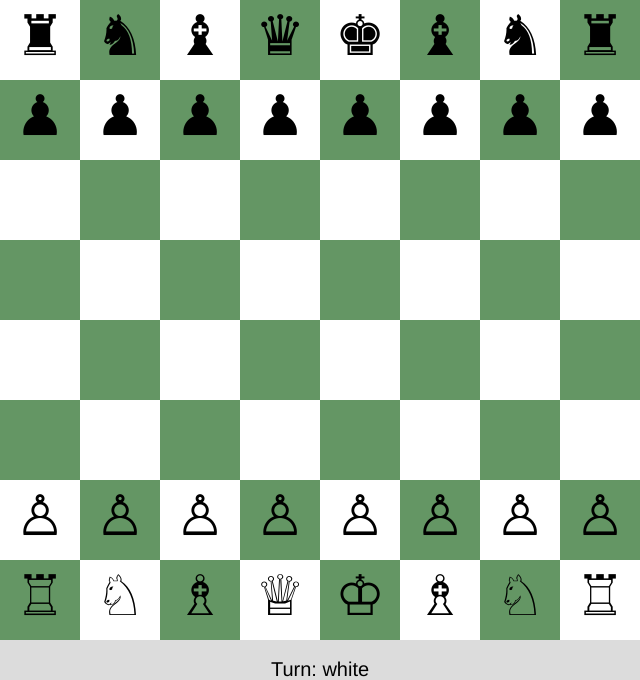
Frame 1 (no input)
Frame 60 (no input): identical to frame 1, image omitted
Frame 120 (the mouse pressed at the canvas centre since frame 60): identical to frame 1, image omitted

The p5.js sketch that drew this single still picture (run headless with seeded random() and noise() and a simulated clock; from frame 60 on, the mouse is pressed at the canvas centre):

// p5.js sketch
// ── sketch.js
let cols = 8;
let rows = 8;
let squareSize = 80;

let pieces = [];
let draggingPiece = null;
let animatingPiece = null;
let animStartX, animStartY, animEndX, animEndY, animProgress;
let animTargetCol, animTargetRow;

let offsetX, offsetY;

let currentTurn = 'white';
let gameOver = false;

function setup() {
  createCanvas(cols * squareSize, rows * squareSize + 40);
  textAlign(CENTER, CENTER);
  frameRate(60);
  noStroke();

  setupBoard();
}

function draw() {
  background(220);
  drawBoard();

  // Draw all pieces, except animating one (draw animating one on top later)
  for (let p of pieces) {
    if (p !== animatingPiece) p.show();
  }

  // Animate moving piece if any
  if (animatingPiece) {
    animProgress += 0.15; // speed of animation, adjust if needed
    if (animProgress >= 1) {
      animatingPiece.col = animTargetCol;
      animatingPiece.row = animTargetRow;
      animatingPiece.snapToGrid();
      animatingPiece = null;

      currentTurn = currentTurn === 'white' ? 'black' : 'white';

      // Check for checkmate or stalemate
      if (isInCheck(currentTurn) && noLegalMoves(currentTurn)) {
        gameOver = true;
        console.log("Checkmate!");
      } else if (!isInCheck(currentTurn) && noLegalMoves(currentTurn)) {
        gameOver = true;
        console.log("Stalemate!");
      }
    } else {
      // Interpolate position
      animatingPiece.x = lerp(animStartX, animEndX, animProgress);
      animatingPiece.y = lerp(animStartY, animEndY, animProgress);
      animatingPiece.show();
    }
    redraw();
    return;
  }

  // Draw dragging piece on top
  if (draggingPiece) draggingPiece.show();

  fill(0);
  textSize(20);
  if (gameOver) {
    text(`Checkmate! ${currentTurn === 'white' ? 'Black' : 'White'} wins!`, width / 2, height - 10);
  } else {
    text(`Turn: ${currentTurn}`, width / 2, height - 10);
    if (isInCheck(currentTurn)) {
      fill(255, 0, 0);
      text('Check!', width / 2, height - 40);
    }
  }
}

function drawBoard() {
  for (let y = 0; y < rows; y++) {
    for (let x = 0; x < cols; x++) {
      if ((x + y) % 2 === 0) fill(255);
      else fill(100, 150, 100);
      rect(x * squareSize, y * squareSize, squareSize, squareSize);
    }
  }
}

function setupBoard() {
  pieces = [];
  const whiteBack = ['♖', '♘', '♗', '♕', '♔', '♗', '♘', '♖'];
  const blackBack = ['♜', '♞', '♝', '♛', '♚', '♝', '♞', '♜'];

  for (let i = 0; i < 8; i++) {
    pieces.push(new ChessPiece(i, 0, blackBack[i], 'black'));
    pieces.push(new ChessPiece(i, 1, '♟', 'black'));
  }
  for (let i = 0; i < 8; i++) {
    pieces.push(new ChessPiece(i, 6, '♙', 'white'));
    pieces.push(new ChessPiece(i, 7, whiteBack[i], 'white'));
  }
}

function mousePressed() {
  if (gameOver || animatingPiece) return;

  for (let i = pieces.length - 1; i >= 0; i--) {
    let p = pieces[i];
    if (p.isMouseOver() && p.color === currentTurn) {
      draggingPiece = p;
      offsetX = mouseX - p.x;
      offsetY = mouseY - p.y;
      pieces.splice(i, 1);
      pieces.push(draggingPiece); // bring to top
      redraw();
      break;
    }
  }
}

function mouseDragged() {
  if (draggingPiece) {
    draggingPiece.x = mouseX - offsetX;
    draggingPiece.y = mouseY - offsetY;
    redraw();
  }
}

function mouseReleased() {
  if (!draggingPiece || animatingPiece) return;

  let targetCol = constrain(floor(mouseX / squareSize), 0, 7);
  let targetRow = constrain(floor(mouseY / squareSize), 0, 7);

  if (
    draggingPiece.isValidMove(targetCol, targetRow) &&
    !wouldBeInCheck(draggingPiece, targetCol, targetRow, currentTurn)
  ) {
    let captured = pieces.find(p => p.col === targetCol && p.row === targetRow);

    if (captured) {
      // Remove captured piece from board
      pieces = pieces.filter(p => p !== captured);

      // Only transform if the capturing piece is NOT a king
      if (draggingPiece.symbol !== '♔' && draggingPiece.symbol !== '♚') {
        // Transform dragging piece's symbol to captured piece type, keep color
        const whitePieces = ['♙', '♖', '♘', '♗', '♕', '♔'];
        const blackPieces = ['♟', '♜', '♞', '♝', '♛', '♚'];

        let baseSymbol = captured.symbol;

        // Map black symbols to white for standardization
        const blackToWhiteMap = {
          '♟': '♙', '♜': '♖', '♞': '♘', '♝': '♗', '♛': '♕', '♚': '♔'
        };

        if (blackToWhiteMap[baseSymbol]) {
          baseSymbol = blackToWhiteMap[baseSymbol];
        }

        if (currentTurn === 'white') {
          draggingPiece.symbol = baseSymbol;
        } else {
          // Map white symbols to black equivalents
          const whiteToBlackMap = {
            '♙': '♟', '♖': '♜', '♘': '♞', '♗': '♝', '♕': '♛', '♔': '♚'
          };
          draggingPiece.symbol = whiteToBlackMap[baseSymbol] || baseSymbol;
        }
      }
    }

    // Start animation of move
    animatingPiece = draggingPiece;
    animStartX = draggingPiece.x;
    animStartY = draggingPiece.y;
    animEndX = targetCol * squareSize + squareSize / 2;
    animEndY = targetRow * squareSize + squareSize / 2;
    animProgress = 0;

    animTargetCol = targetCol;
    animTargetRow = targetRow;

  } else {
    // Invalid move, snap back
    draggingPiece.snapToGrid();
  }

  draggingPiece = null;
  redraw();
}

function isInCheck(color) {
  let kingSymbol = color === 'white' ? '♔' : '♚';
  let king = pieces.find(p => p.symbol === kingSymbol && p.color === color);
  if (!king) return false;

  for (let p of pieces) {
    if (p.color !== color && p.isValidMove(king.col, king.row)) {
      return true;
    }
  }
  return false;
}

function noLegalMoves(color) {
  let playerPieces = pieces.filter(p => p.color === color);

  for (let piece of playerPieces) {
    for (let c = 0; c < cols; c++) {
      for (let r = 0; r < rows; r++) {
        if (
          piece.isValidMove(c, r) &&
          !wouldBeInCheck(piece, c, r, color)
        ) {
          return false;
        }
      }
    }
  }
  return true;
}

function wouldBeInCheck(piece, targetCol, targetRow, color) {
  let origCol = piece.col;
  let origRow = piece.row;
  let captured = pieces.find(p => p.col === targetCol && p.row === targetRow);

  piece.col = targetCol;
  piece.row = targetRow;

  if (captured) {
    pieces = pieces.filter(p => p !== captured);
  }

  let inCheck = isInCheck(color);

  piece.col = origCol;
  piece.row = origRow;
  if (captured) {
    pieces.push(captured);
  }

  return inCheck;
}

class ChessPiece {
  constructor(col, row, symbol, color) {
    this.col = col;
    this.row = row;
    this.symbol = symbol;
    this.color = color;
    this.snapToGrid();
  }

  snapToGrid() {
    this.x = this.col * squareSize + squareSize / 2;
    this.y = this.row * squareSize + squareSize / 2;
  }

  show() {
    fill(this.color === 'white' ? 0 : 0);
    textSize(squareSize * 0.7);
    text(this.symbol, this.x, this.y);
  }

  isMouseOver() {
    return (
      mouseX > this.x - squareSize / 2 &&
      mouseX < this.x + squareSize / 2 &&
      mouseY > this.y - squareSize / 2 &&
      mouseY < this.y + squareSize / 2
    );
  }

  isValidMove(targetCol, targetRow) {
    if (targetCol === this.col && targetRow === this.row) return false;
    if (targetCol < 0 || targetCol >= cols || targetRow < 0 || targetRow >= rows) return false;

    let targetPiece = pieces.find(p => p.col === targetCol && p.row === targetRow);
    if (targetPiece && targetPiece.color === this.color) return false;

    // Pawn moves
    if (this.symbol === '♙' || this.symbol === '♟') {
      const direction = this.color === 'white' ? -1 : 1;
      const startRow = this.color === 'white' ? 6 : 1;

      if (targetCol === this.col && targetRow === this.row + direction && !targetPiece) {
        return true;
      }
      if (
        targetCol === this.col &&
        this.row === startRow &&
        targetRow === this.row + 2 * direction
      ) {
        let frontPiece = pieces.find(p => p.col === this.col && p.row === this.row + direction);
        if (!frontPiece && !targetPiece) return true;
      }
      if (
        Math.abs(targetCol - this.col) === 1 &&
        targetRow === this.row + direction &&
        targetPiece &&
        targetPiece.color !== this.color
      ) {
        return true;
      }
      return false;
    }

    // Bishop moves - diagonal any distance
    if (this.symbol === '♗' || this.symbol === '♝') {
      let colDiff = targetCol - this.col;
      let rowDiff = targetRow - this.row;
      if (Math.abs(colDiff) !== Math.abs(rowDiff)) return false;

      let stepCol = colDiff > 0 ? 1 : -1;
      let stepRow = rowDiff > 0 ? 1 : -1;

      let c = this.col + stepCol;
      let r = this.row + stepRow;
      while (c !== targetCol && r !== targetRow) {
        if (pieces.find(p => p.col === c && p.row === r)) return false;
        c += stepCol;
        r += stepRow;
      }
      return true;
    }

    // Rook moves - horizontal or vertical any distance
    if (this.symbol === '♖' || this.symbol === '♜') {
      if (targetCol !== this.col && targetRow !== this.row) return false;

      if (targetCol === this.col) {
        let step = targetRow > this.row ? 1 : -1;
        for (let r = this.row + step; r !== targetRow; r += step) {
          if (pieces.find(p => p.col === this.col && p.row === r)) return false;
        }
      } else {
        let step = targetCol > this.col ? 1 : -1;
        for (let c = this.col + step; c !== targetCol; c += step) {
          if (pieces.find(p => p.col === c && p.row === this.row)) return false;
        }
      }
      return true;
    }

    // Knight moves - L shape
    if (this.symbol === '♘' || this.symbol === '♞') {
      let colDiff = Math.abs(targetCol - this.col);
      let rowDiff = Math.abs(targetRow - this.row);
      return (colDiff === 2 && rowDiff === 1) || (colDiff === 1 && rowDiff === 2);
    }

    // King moves - one square any direction (no knight moves)
    if (this.symbol === '♔' || this.symbol === '♚') {
      let colDiff = Math.abs(targetCol - this.col);
      let rowDiff = Math.abs(targetRow - this.row);

      if (colDiff <= 1 && rowDiff <= 1) {
        return true;
      }

      return false;
    }

    // Queen moves - rook + bishop
    if (this.symbol === '♕' || this.symbol === '♛') {
      let colDiff = targetCol - this.col;
      let rowDiff = targetRow - this.row;

      // Diagonal (bishop)
      if (Math.abs(colDiff) === Math.abs(rowDiff)) {
        let stepCol = colDiff > 0 ? 1 : -1;
        let stepRow = rowDiff > 0 ? 1 : -1;
        let c = this.col + stepCol;
        let r = this.row + stepRow;
        while (c !== targetCol && r !== targetRow) {
          if (pieces.find(p => p.col === c && p.row === r)) return false;
          c += stepCol;
          r += stepRow;
        }
        return true;
      }

      // Horizontal or vertical (rook)
      if (targetCol === this.col || targetRow === this.row) {
        if (targetCol === this.col) {
          let step = targetRow > this.row ? 1 : -1;
          for (let r = this.row + step; r !== targetRow; r += step) {
            if (pieces.find(p => p.col === this.col && p.row === r)) return false;
          }
        } else {
          let step = targetCol > this.col ? 1 : -1;
          for (let c = this.col + step; c !== targetCol; c += step) {
            if (pieces.find(p => p.col === c && p.row === this.row)) return false;
          }
        }
        return true;
      }

      return false;
    }

    return false;
  }
}
